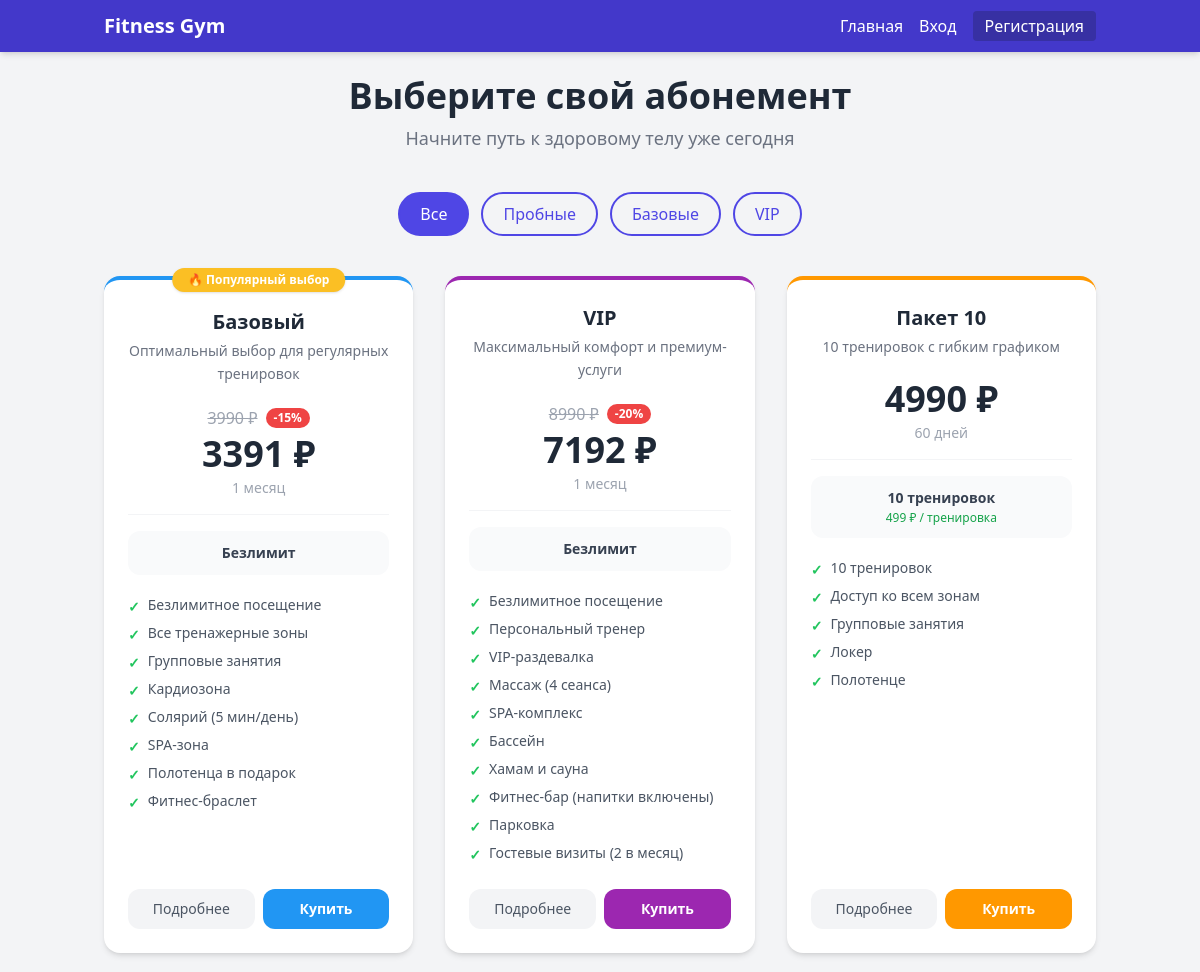
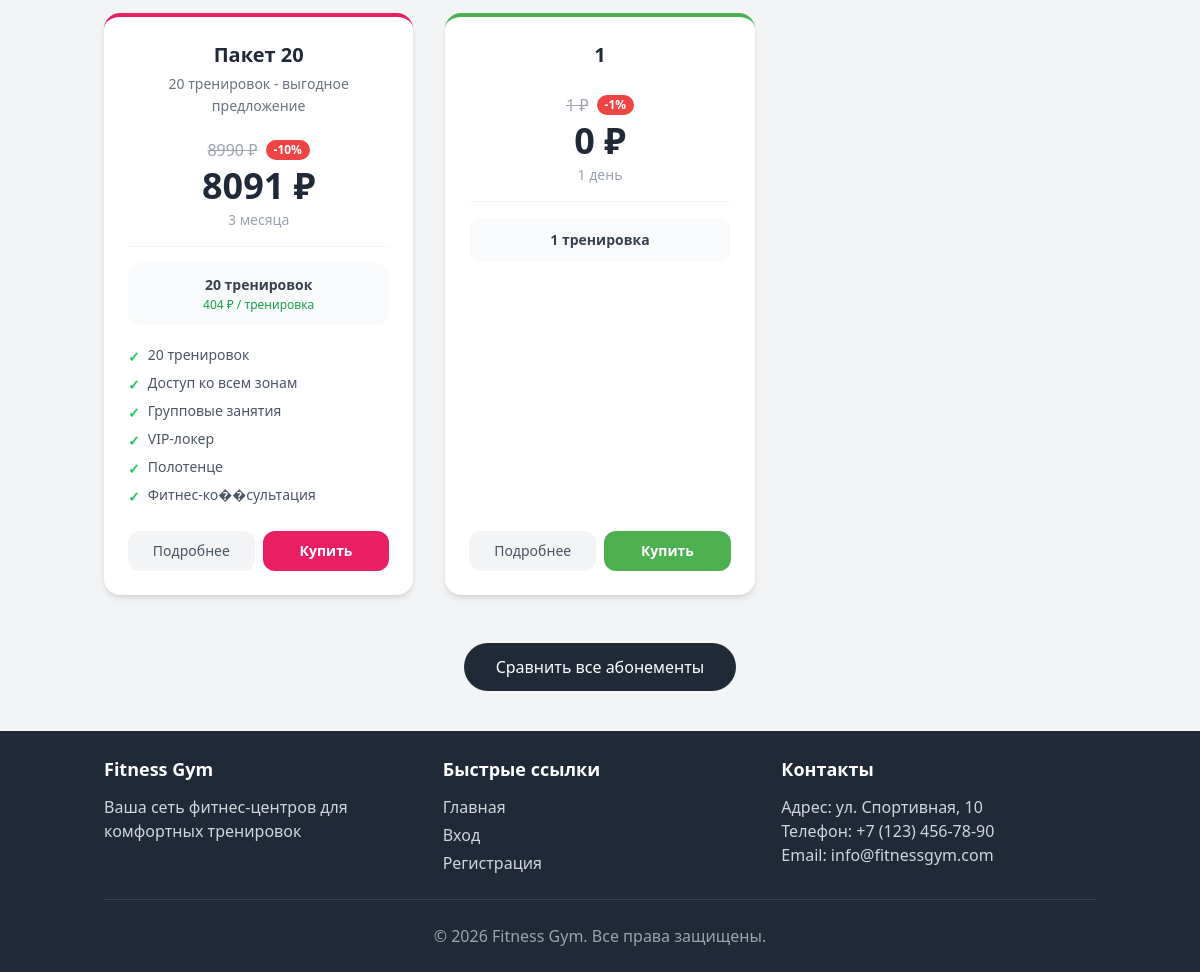
Page /abonements/ on the committed database (2 pictures, top to bottom).
### models/models.py (models this page shows, shortened)
class Abonement(db.Model):
    __tablename__ = 'abonements'
    id = db.Column(db.Integer, primary_key=True)
    name = db.Column(db.String(100), nullable=False, unique=True)
    type = db.Column(db.String(50), nullable=False)
    price = db.Column(db.Integer, nullable=False)
    duration_days = db.Column(db.Integer, nullable=False)
    visits_count = db.Column(db.Integer, default=0)
    description = db.Column(db.Text)
    features = db.Column(db.Text)
    color = db.Column(db.String(20), default='#4CAF50')
    is_popular = db.Column(db.Boolean, default=False)
    discount = db.Column(db.Integer, default=0)
    is_active = db.Column(db.Boolean, default=True)
    created_at = db.Column(db.DateTime, default=datetime.utcnow)
    @property
    def final_price(self):
        if self.discount > 0:
            return int(self.price * (100 - self.discount) / 100)
        return self.price
    @property
    def price_per_visit(self):
        if self.visits_count > 0:
            return int(self.final_price / self.visits_count)
        return 0
    @property
    def duration_text(self):
        if self.duration_days == 1:
            return "1 день"
        elif self.duration_days < 30:
            return f"{self.duration_days} дней"
        elif self.duration_days == 30:
            return "1 месяц"
        elif self.duration_days == 90:
            return "3 месяца"
        elif self.duration_days == 180:
            return "6 месяцев"
        elif self.duration_days == 365:
            return "1 год"
        else:
            return f"{self.duration_days} дней"
    @property
    def visits_text(self):
        if self.visits_count == 0:
            return "Безлимит"
        elif self.visits_count == 1:
            return "1 тренировка"
        elif self.visits_count < 5:
            return f"{self.visits_count} тренировки"
        else:
            return f"{self.visits_count} тренировок"
    @property
    def features_list(self):
        if not self.features:
            return []
        return [f.strip() for f in self.features.split('\n') if f.strip()]

### controllers/abonements.py (the view)
@abonements_bp.route('/')
def index():
    abonements = Abonement.query.filter_by(is_active=True).all()
    return render_template('abonements/index.html',
                       abonements=abonements,
                       title="Наши абонементы")

### templates/abonements/index.html (shortened to what this page needs)
{% extends 'abonements/base.html' %}
{% block content %}
<div class="max-w-6xl mx-auto">
    <div class="text-center mb-10">
        <h1 class="text-4xl font-bold text-gray-800 mb-2">Выберите свой абонемент</h1>
        <p class="text-gray-500 text-lg">Начните путь к здоровому телу уже сегодня</p>
    </div>
    <div class="flex justify-center gap-3 mb-10 flex-wrap">
        <button onclick="filterAbonements('all', this)" class="filter-btn active px-5 py-2 rounded-full border-2 border-indigo-600 text-indigo-600 font-medium transition-colors">Все</button>
        <button onclick="filterAbonements('trial', this)" class="filter-btn px-5 py-2 rounded-full border-2 border-indigo-600 text-indigo-600 font-medium transition-colors">Пробные</button>
        <button onclick="filterAbonements('basic', this)" class="filter-btn px-5 py-2 rounded-full border-2 border-indigo-600 text-indigo-600 font-medium transition-colors">Базовые</button>
        <button onclick="filterAbonements('vip', this)" class="filter-btn px-5 py-2 rounded-full border-2 border-indigo-600 text-indigo-600 font-medium transition-colors">VIP</button>
    </div>
    <div id="abonements-grid" class="grid grid-cols-1 md:grid-cols-2 lg:grid-cols-3 gap-8 mb-12">
        {% for abonement in abonements %}
        <div class="abonement-card bg-white rounded-2xl shadow-md overflow-visible relative flex flex-col"
             style="border-top: 4px solid {{ abonement.color }}"
             data-type="{{ abonement.type }}">
            {% if abonement.is_popular %}
            <div class="absolute -top-3 left-1/2 -translate-x-1/2 bg-amber-400 text-white text-xs font-bold px-4 py-1 rounded-full shadow whitespace-nowrap z-10">
                🔥 Популярный выбор
            </div>
            {% endif %}
            <div class="p-6 flex flex-col flex-1 {% if abonement.is_popular %}pt-7{% endif %}">
                <div class="text-center mb-5">
                    <h2 class="text-xl font-bold text-gray-800 mb-1">{{ abonement.name }}</h2>
                    <p class="text-gray-500 text-sm leading-relaxed">{{ abonement.description }}</p>
                </div>
                <div class="text-center pb-4 mb-4 border-b border-gray-100">
                    {% if abonement.discount > 0 %}
                    <div class="flex items-center justify-center gap-2 mb-1">
                        <span class="text-gray-400 line-through">{{ abonement.price }} ₽</span>
                        <span class="bg-red-500 text-white text-xs font-semibold px-2 py-0.5 rounded-full">-{{ abonement.discount }}%</span>
                    </div>
                    <div class="text-4xl font-bold text-gray-800">{{ abonement.final_price }} ₽</div>
                    {% else %}
                    <div class="text-4xl font-bold text-gray-800">{{ abonement.price }} ₽</div>
                    {% endif %}
                    <div class="text-gray-400 text-sm mt-1">{{ abonement.duration_text }}</div>
                </div>
                <div class="bg-gray-50 rounded-xl px-4 py-3 text-center mb-5">
                    <div class="font-semibold text-gray-700 text-sm">{{ abonement.visits_text }}</div>
                    {% if abonement.price_per_visit > 0 %}
                    <div class="text-green-600 text-xs mt-0.5">{{ abonement.price_per_visit }} ₽ / тренировка</div>
                    {% endif %}
                </div>
                <ul class="flex-1 space-y-1.5 mb-6">
                    {% for feature in abonement.features_list %}
                    <li class="flex items-start gap-2 text-sm text-gray-600">
                        <span class="text-green-500 font-bold shrink-0 mt-0.5">✓</span>
                        <span>{{ feature }}</span>
                    </li>
                    {% endfor %}
                </ul>
                <div class="flex gap-2 mt-auto">
                    <a href="{{ url_for('abonements.abonement_detail', abonement_id=abonement.id) }}"
                       class="flex-1 text-center py-2.5 rounded-xl bg-gray-100 text-gray-600 font-medium hover:bg-gray-200 transition-colors text-sm">
                        Подробнее
                    </a>
                    <a href="{{ url_for('abonements.buy_abonement', abonement_id=abonement.id) }}"
                       class="flex-1 text-center py-2.5 rounded-xl text-white font-semibold hover:opacity-90 transition-opacity text-sm"
                       style="background-color: {{ abonement.color }}">
                        Купить
                    </a>
                </div>
            </div>
        </div>
        {% endfor %}
    </div>
    <div class="text-center pb-4">
        <a href="{{ url_for('abonements.compare_abonements') }}"
           class="inline-block px-8 py-3 bg-gray-800 text-white rounded-full font-medium hover:bg-gray-700 transition-colors">
            Сравнить все абонементы
        </a>
    </div>
</div>
{% endblock %}

### templates/abonements/base.html (style rules this page uses)
.abonement-card { transition: transform 0.2s ease, box-shadow 0.2s ease; }
.filter-btn.active { background-color: #4f46e5; color: white; border-color: #4f46e5; }

### rows in the picture
Abonement: is_popular "🔥 Популярный выбор", name "Базовый", description "Оптимальный выбор для регулярных тренировок", price "3990", discount "15", final_price "3391", duration_text "1 месяц", visits_text "Безлимит", features_list "Безлимитное посещение" "Все тренажерные зоны" "Групповые занятия" "Кардиозона" "Солярий (5 мин/день)" "SPA-зона" "Полотенца в подарок" "Фитнес-браслет"
Abonement: name "VIP", description "Максимальный комфорт и премиум-услуги", price "8990", discount "20", final_price "7192", duration_text "1 месяц", visits_text "Безлимит", features_list "Безлимитное посещение" "Персональный тренер" "VIP-раздевалка" "Массаж (4 сеанса)" "SPA-комплекс" "Бассейн" "Хамам и сауна" "Фитнес-бар (напитки включены)" "Парковка" "Гостевые визиты (2 в месяц)"
Abonement: name "Пакет 10", description "10 тренировок с гибким графиком", price "4990", duration_text "60 дней", visits_text "10 тренировок", price_per_visit "499", features_list "10 тренировок" "Доступ ко всем зонам" "Групповые занятия" "Локер" "Полотенце"
Abonement: name "Пакет 20", description "20 тренировок - выгодное предложение", price "8990", discount "10", final_price "8091", duration_text "3 месяца", visits_text "20 тренировок", price_per_visit "404", features_list "20 тренировок" "Доступ ко всем зонам" "Групповые занятия" "VIP-локер" "Полотенце" "Фитнес-ко��сультация"
Abonement: name "1", price "1", discount "1", final_price "0", duration_text "1 день", visits_text "1 тренировка"
